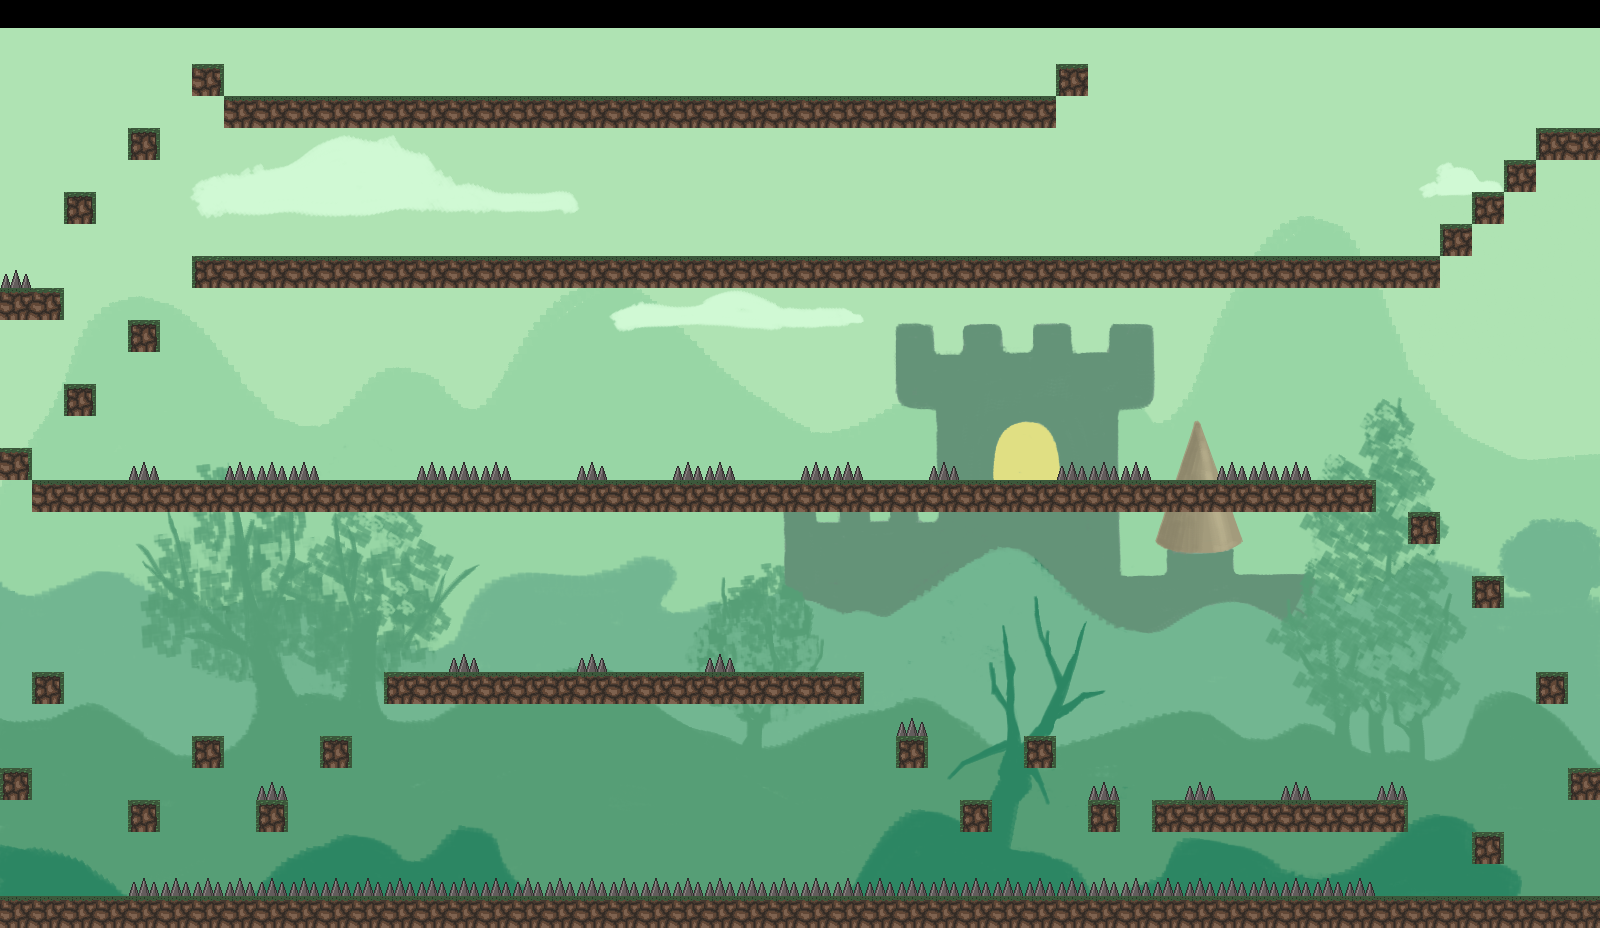

This is a level from a 2D game, rendered from its Tiled map with the project's own tilesets. A one-line summary and the map file follow, with tile-layer data summarised:
An orthogonal 50x29 tile map with 32x32 px tiles, 1 tile layer (Слой тайлов 1), 1 image layer and 108 objects.

<map version="1.2" tiledversion="1.2.3" orientation="orthogonal" renderorder="left-down" width="50" height="29" tilewidth="32" tileheight="32" infinite="0" nextlayerid="7" nextobjectid="151">
 <tileset firstgid="1" name="SpriteSheet" tilewidth="32" tileheight="32" tilecount="8" columns="8">
  <image source="SpriteSheet.png" width="256" height="32" />
 </tileset>
 <imagelayer id="2" name="Bg" offsetx="0" offsety="28">
  <image source="Game/BgLevel1Loc2.png" width="1600" height="900" />
 </imagelayer>
 <layer id="1" name="Слой тайлов 1" width="50" height="29">
  <data>[1450 cells, 277 non-empty, 5 distinct tile ids]</data>
 </layer>
 <objectgroup id="3" name="Ground">
  <object id="2" x="0" y="896" width="1600" height="32" />
  <object id="3" x="0" y="768" width="32" height="32" />
  <object id="4" x="32" y="672" width="32" height="32" />
  <object id="5" x="128" y="800" width="32" height="32" />
  <object id="6" x="192" y="736" width="32" height="32" />
  <object id="7" x="256" y="800" width="32" height="32" />
  <object id="8" x="320" y="736" width="32" height="32" />
  <object id="9" x="384" y="672" width="480" height="32" />
  <object id="10" x="896" y="736" width="32" height="32" />
  <object id="11" x="960" y="800" width="32" height="32" />
  <object id="12" x="1024" y="736" width="32" height="32" />
  <object id="13" x="1088" y="800" width="32" height="32" />
  <object id="14" x="1152" y="800" width="256" height="32" />
  <object id="15" x="1472" y="832" width="32" height="32" />
  <object id="16" x="1568" y="768" width="32" height="32" />
  <object id="17" x="1536" y="672" width="32" height="32" />
  <object id="18" x="1472" y="576" width="32" height="32" />
  <object id="22" x="0" y="448" width="32" height="32" />
  <object id="23" x="64" y="384" width="32" height="32" />
  <object id="24" x="128" y="320" width="32" height="32" />
  <object id="25" x="0" y="288" width="64" height="32" />
  <object id="26" x="64" y="192" width="32" height="32" />
  <object id="27" x="128" y="128" width="32" height="32" />
  <object id="28" x="192" y="64" width="32" height="32" />
  <object id="29" x="224" y="96" width="832" height="32" />
  <object id="30" x="1056" y="64" width="32" height="32" />
  <object id="31" x="192" y="256" width="1248" height="32" />
  <object id="32" x="1440" y="224" width="32" height="32" />
  <object id="33" x="1472" y="192" width="32" height="32" />
  <object id="34" x="1504" y="160" width="32" height="32" />
  <object id="35" x="1536" y="128" width="64" height="32" />
  <object id="144" x="32" y="480" width="1344" height="32" />
  <object id="145" x="1408" y="512" width="32" height="32" />
 </objectgroup>
 <objectgroup id="4" name="Walls">
  <object id="36" x="0" y="-92" height="1020" />
  <object id="37" x="1600" y="-88" height="984" />
  <object id="38" x="1674.67" y="636" />
 </objectgroup>
 <objectgroup id="5" name="Spikes">
  <object id="39" x="128" y="864" width="32" height="32">
   <ellipse />
  </object>
  <object id="40" x="160" y="864" width="32" height="32">
   <ellipse />
  </object>
  <object id="41" x="192" y="864" width="32" height="32">
   <ellipse />
  </object>
  <object id="42" x="224" y="864" width="32" height="32">
   <ellipse />
  </object>
  <object id="43" x="256" y="864" width="32" height="32">
   <ellipse />
  </object>
  <object id="44" x="288" y="864" width="32" height="32">
   <ellipse />
  </object>
  <object id="45" x="320" y="864" width="32" height="32">
   <ellipse />
  </object>
  <object id="46" x="352" y="864" width="32" height="32">
   <ellipse />
  </object>
  <object id="47" x="384" y="864" width="32" height="32">
   <ellipse />
  </object>
  <object id="48" x="416" y="864" width="32" height="32">
   <ellipse />
  </object>
  <object id="49" x="448" y="864" width="32" height="32">
   <ellipse />
  </object>
  <object id="50" x="480" y="864" width="32" height="32">
   <ellipse />
  </object>
  <object id="51" x="512" y="864" width="32" height="32">
   <ellipse />
  </object>
  <object id="52" x="544" y="864" width="32" height="32">
   <ellipse />
  </object>
  <object id="53" x="576" y="864" width="32" height="32">
   <ellipse />
  </object>
  <object id="54" x="608" y="864" width="32" height="32">
   <ellipse />
  </object>
  <object id="55" x="640" y="864" width="32" height="32">
   <ellipse />
  </object>
  <object id="56" x="672" y="864" width="32" height="32">
   <ellipse />
  </object>
  <object id="57" x="704" y="864" width="32" height="32">
   <ellipse />
  </object>
  <object id="58" x="736" y="864" width="32" height="32">
   <ellipse />
  </object>
  <object id="59" x="768" y="864" width="32" height="32">
   <ellipse />
  </object>
  <object id="60" x="800" y="864" width="32" height="32">
   <ellipse />
  </object>
  <object id="61" x="832" y="864" width="32" height="32">
   <ellipse />
  </object>
  <object id="62" x="864" y="864" width="32" height="32">
   <ellipse />
  </object>
  <object id="63" x="896" y="864" width="32" height="32">
   <ellipse />
  </object>
  <object id="64" x="928" y="864" width="32" height="32">
   <ellipse />
  </object>
  <object id="65" x="960" y="864" width="32" height="32">
   <ellipse />
  </object>
  <object id="66" x="992" y="864" width="32" height="32">
   <ellipse />
  </object>
  <object id="67" x="1024" y="864" width="32" height="32">
   <ellipse />
  </object>
  <object id="68" x="1056" y="864" width="32" height="32">
   <ellipse />
  </object>
  <object id="69" x="1088" y="864" width="32" height="32">
   <ellipse />
  </object>
  <object id="70" x="1120" y="864" width="32" height="32">
   <ellipse />
  </object>
  <object id="71" x="1152" y="864" width="32" height="32">
   <ellipse />
  </object>
  <object id="72" x="1184" y="864" width="32" height="32">
   <ellipse />
  </object>
  <object id="73" x="1216" y="864" width="32" height="32">
   <ellipse />
  </object>
  <object id="74" x="1248" y="864" width="32" height="32">
   <ellipse />
  </object>
  <object id="75" x="1280" y="864" width="32" height="32">
   <ellipse />
  </object>
  <object id="76" x="1312" y="864" width="32" height="32">
   <ellipse />
  </object>
  <object id="77" x="1344" y="864" width="32" height="32">
   <ellipse />
  </object>
  <object id="81" x="256" y="768" width="32" height="32">
   <ellipse />
  </object>
  <object id="82" x="448" y="640" width="32" height="32">
   <ellipse />
  </object>
  <object id="84" x="576" y="640" width="32" height="32">
   <ellipse />
  </object>
  <object id="86" x="704" y="640" width="32" height="32">
   <ellipse />
  </object>
  <object id="88" x="896" y="704" width="32" height="32">
   <ellipse />
  </object>
  <object id="89" x="1088" y="768" width="32" height="32">
   <ellipse />
  </object>
  <object id="90" x="1184" y="768" width="32" height="32">
   <ellipse />
  </object>
  <object id="91" x="1280" y="768" width="32" height="32">
   <ellipse />
  </object>
  <object id="92" x="1376" y="768" width="32" height="32">
   <ellipse />
  </object>
  <object id="119" x="0" y="256" width="32" height="32">
   <ellipse />
  </object>
  <object id="120" x="128" y="448" width="32" height="32">
   <ellipse />
  </object>
  <object id="121" x="224" y="448" width="32" height="32">
   <ellipse />
  </object>
  <object id="122" x="256" y="448" width="32" height="32">
   <ellipse />
  </object>
  <object id="123" x="288" y="448" width="32" height="32">
   <ellipse />
  </object>
  <object id="125" x="416" y="448" width="32" height="32">
   <ellipse />
  </object>
  <object id="126" x="448" y="448" width="32" height="32">
   <ellipse />
  </object>
  <object id="127" x="480" y="448" width="32" height="32">
   <ellipse />
  </object>
  <object id="131" x="672" y="448" width="32" height="32">
   <ellipse />
  </object>
  </objectgroup>
 <objectgroup id="6" name="Block">
  <!-- 4 objects omitted --></objectgroup>
</map>
<!-- 15 of 108 objects omitted -->
